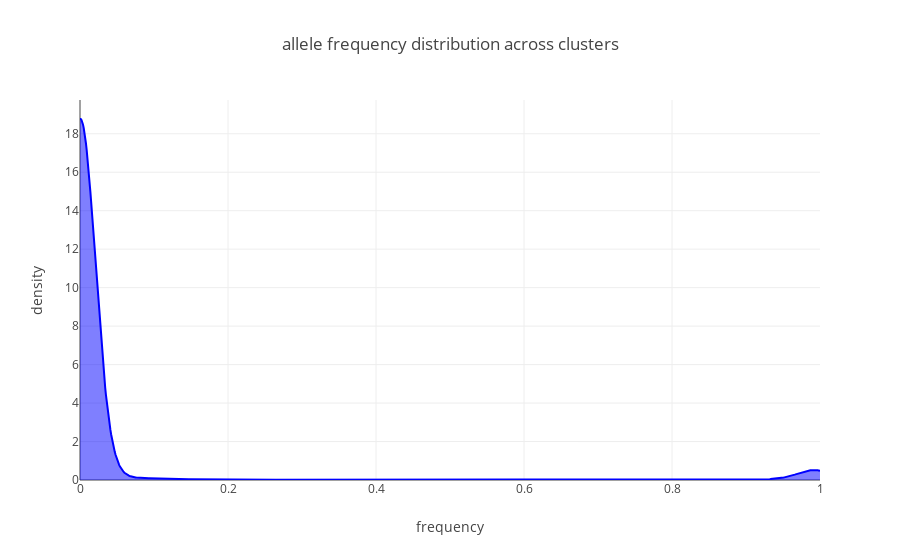

Notebook code for this chart:
### Code cell
Across= list(it.chain(*freqs_matrix))


X_plot = np.linspace(0, 1, 1000)

freq_kde = KernelDensity(kernel='gaussian', bandwidth=0.02).fit(np.array(Across).reshape(-1,1))

log_dens = freq_kde.score_samples(X_plot.reshape(-1,1))

fig_roost_dens= [go.Scatter(x=X_plot, y=np.exp(log_dens), 
                            mode='lines', fill='tozeroy', name= 'mRNA pVal',
                            line=dict(color='blue', width=2))]
##

layout= go.Layout(
    title= 'allele frequency distribution across clusters',
    yaxis= dict(
        title= 'density'
    ),
    xaxis= dict(
        title= 'frequency'
    )
)

fig = go.Figure(data=fig_roost_dens, layout= layout)
iplot(fig)

### Figure 1 — Plotly figure (JSON) as saved in the notebook; plotly's stock layout.template omitted (floating-point values rounded to 4 significant figures; data arrays with more than 128 entries replaced by an {"elided": "..."} marker saying what was removed)
{"data": [{"fill": "tozeroy", "line": {"color": "blue", "width": 2}, "mode": "lines", "name": "mRNA pVal", "type": "scatter", "uid": "4fc65930-26ce-4487-b9bf-9b45c02d137c", "x": {"elided": "1000 float values"}, "y": {"elided": "1000 float values"}}], "layout": {"title": "allele frequency distribution across clusters", "xaxis": {"title": "frequency"}, "yaxis": {"title": "density"}}}
